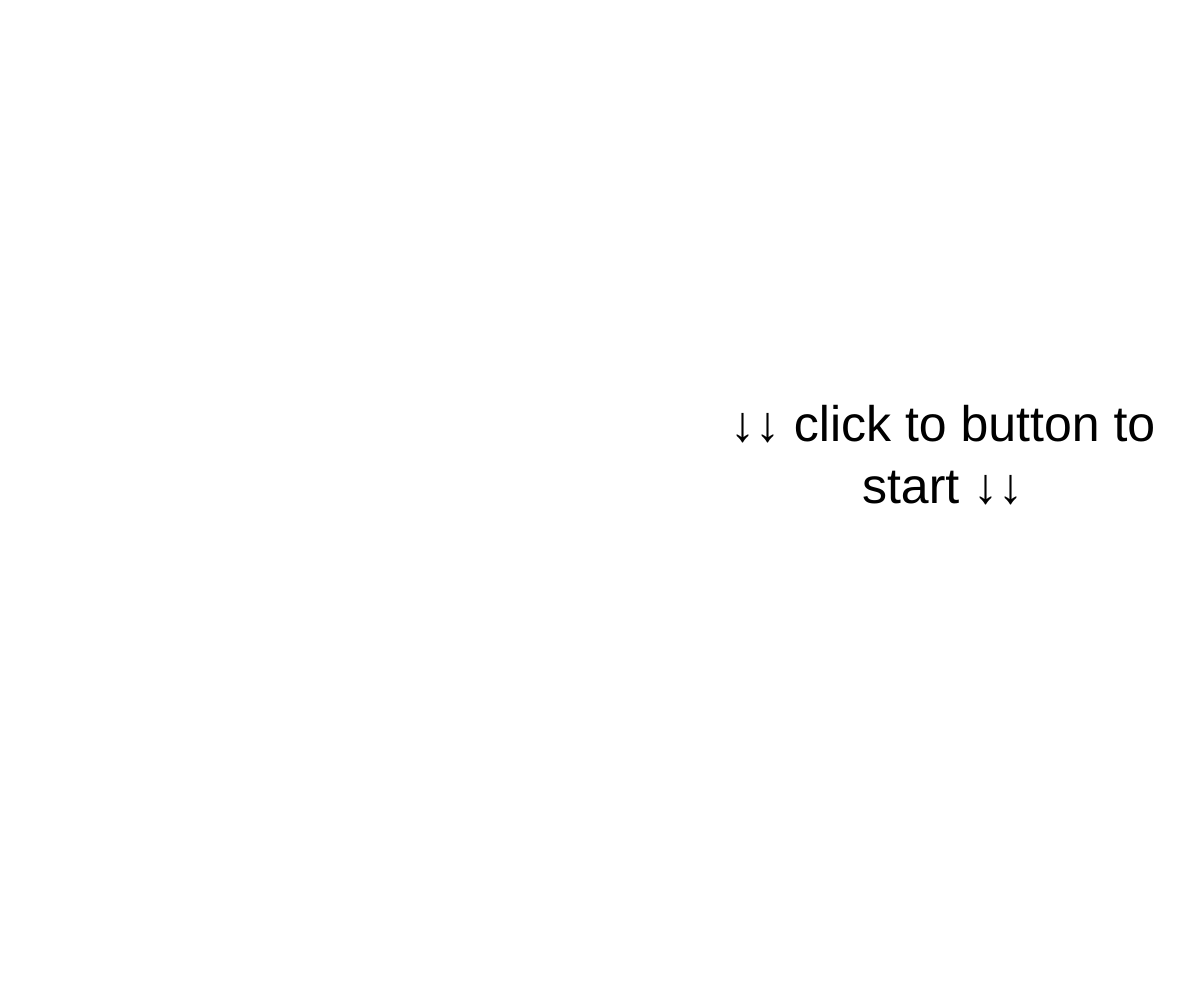
Frame 1 (no input)
Frame 60 (no input): identical to frame 1, image omitted
Frame 120 (the mouse pressed at the canvas centre since frame 60): identical to frame 1, image omitted

The p5.js sketch that drew this single still picture (run headless with seeded random() and noise() and a simulated clock; from frame 60 on, the mouse is pressed at the canvas centre):

// p5.js sketch
// ── sketch.js
let sentences = [
  {
    sentence: "Are you suggesting coconuts migrate?",
    fcolor: "red",
  },
  {
    sentence:
      "First shalt thou take out the Holy Pin. Then shalt thou count to three, no more no less. Three shalt be the number thou shalt count, and the number of the counting shalt be three. Four shalt thou not count, neither count thou two, excepting that thou then proceed to three. Five is right out. Once the number three, being the third number, be reached, then lobbest thou thy Holy Hand Grenade of Antioch towards thou foe, who being naughty in my sight, shall snuff it.",
    fcolor: "yellow",
  },
  {
    sentence:
      "Come and see the violence inherent in the system!  HELP, HELP, I'M BEING REPRESSED!",
    fcolor: "rgb(255,145,0)",
  },
  {
    sentence: "Ah don' wanna talk to you no more, you empty-headed animal food-trough wiper!  Ah fart in your general direction!  Your mother was a hamster, and your father smelt of elderberries!",
    fcolor: "rgb(99,99,189)",
  },
  {
    sentence: "There are some who call me... 'Tim'?",
    fcolor: "rgb(72,96,79)",
  }
];

let button;
let ani_transition = false,
  ani_endScreen = false;

function setup() {
  createCanvas(windowWidth, windowHeight);

  background("white");
  textSize(50);
  
  let textPos = createVector(
      int(random(width / 3, width - width / 3)),
      int(random(height / 3, height - height / 3))
    );
  
  textAlign(CENTER);
  text(
    "↓↓ click to button to start ↓↓",
    textPos.x,
    textPos.y,
    width-textPos.x,
    height-textPos.y
  );

  button = createButton("Give me a quote");
  button.mousePressed(buttonPressed);
}



//randomizer start when mouse is pressed.
//willnot start if end screen is reached.
function buttonPressed() {
  if (!ani_endScreen) {
    ani_transition = true;
    setTimeout(randomizer, 1000);
  }
}




let randomIndex;
//main function for outputting random quote
function randomizer() {
  ani_transition = false;
  randomIndex = int(random(sentences.length));

  if (sentences.length > 0) {
    noStroke();
    fill("black");
    background(sentences[randomIndex].fcolor);
    textSize(int(random(15,50)));
    textWrap(WORD);
    let textPos = createVector(
      int(random(width / 10, width - width / 10)),
      int(random(height / 10, height - height / 10))
    );
    text(
      sentences[randomIndex].sentence,
      textPos.x,
      textPos.y,
      width - textPos.x,
      height - textPos.y
    );
    sentences.splice(randomIndex,1);
  } else {
    noStroke();
    fill("black");
    textAlign(CENTER);
    textWrap(WORD);
    background("white");
    textSize(20);
    text(
      `                          THE END
 
 
   Slushy organ music starts and the houselights in the cinema come on ...
   organ music continues as the audience leave.

Refresh to start again
      `,
      width / 2 - width / 5,
      height / 2 - height / 5,
      (width / 5) * 2,
      (height / 5) * 2
    );

    ani_endScreen = true;
  }



}

//end screen animation


let deltaT = 0;
function curtainFall() {
    if (deltaT < width / 4) {
      fill("red");
      stroke("black");
      rect(0 + deltaT, 0, width / 20, height);
      rect(width - width / 20 - deltaT, 0, width / 20, height);

      deltaT += width / 20;
    } else {
      deltaT = 0;
    }
  
  }

function draw() {
  if (ani_transition == true) {
    stroke(random(256), random(256), random(256));
    fill(random(256),random(91),random(91));
    ellipse(random(width), random(height), random(width / 4, width / 3));
  }

  if (ani_endScreen == true) {
    setInterval(curtainFall, 1000);
  }
}
